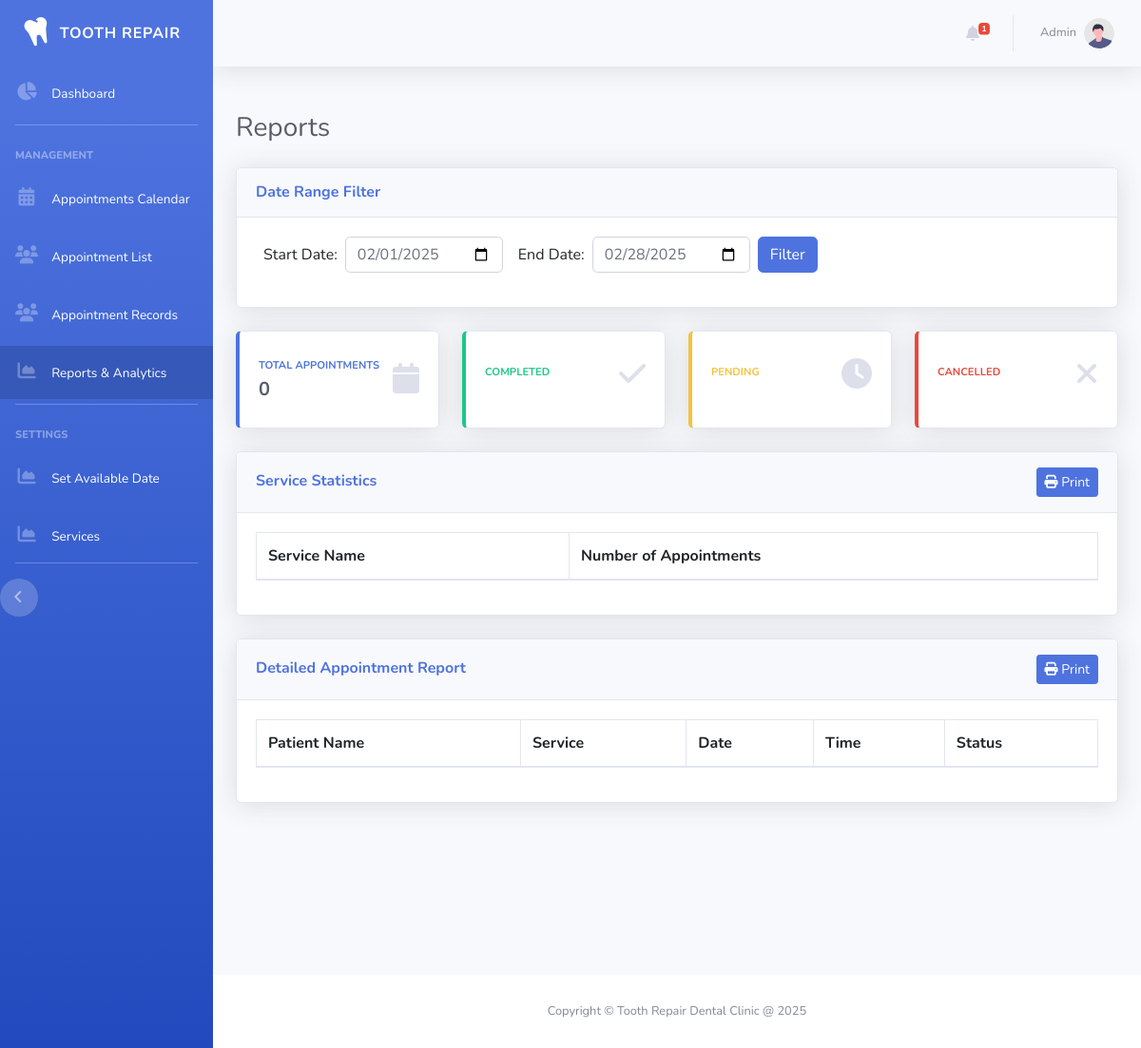
Page /admin/reports.php on the earlier database version.
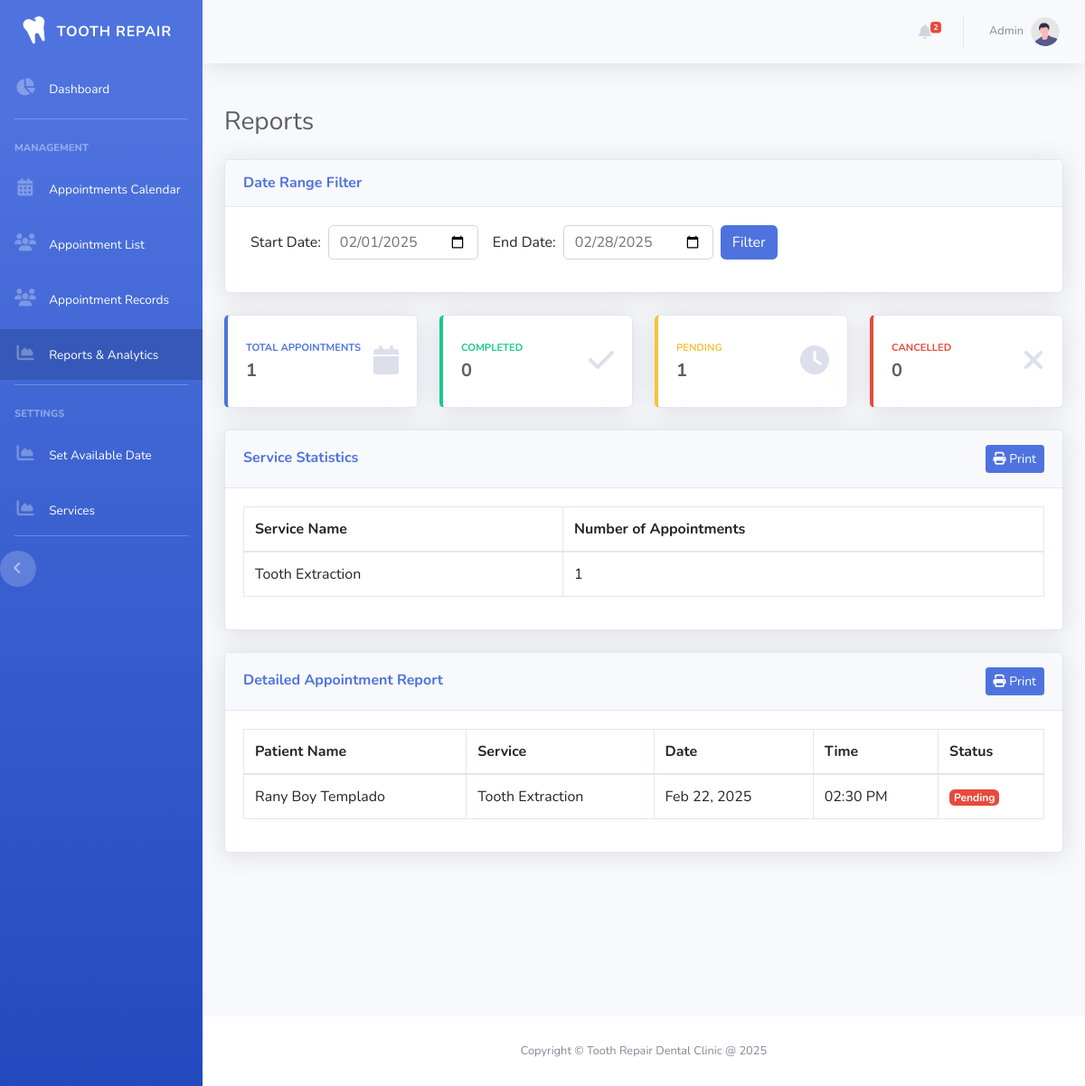
Same page on the later database version.
### tables this page shows
CREATE TABLE `appointments` (
  `appointment_id` int(11) NOT NULL,
  `user_id` int(11) NOT NULL,
  `service_id` int(11) NOT NULL,
  `appointment_date` date NOT NULL,
  `appointment_time` time NOT NULL,
  `status` enum('Pending','Booked','Confirmed','Completed','Cancelled') DEFAULT 'Pending',
  `notes` text DEFAULT NULL,
  `created_at` datetime DEFAULT current_timestamp(),
  `cancel_reason` text DEFAULT NULL,
  `cancelled_at` timestamp NULL DEFAULT NULL
);

CREATE TABLE `users` (
  `user_id` int(11) NOT NULL,
  `fullname` varchar(100) NOT NULL,
  `email` varchar(100) NOT NULL,
  `password` varchar(255) NOT NULL,
  `contact_number` varchar(20) NOT NULL,
  `address` text NOT NULL,
  `created_at` datetime DEFAULT current_timestamp(),
  `reset_token` varchar(64) DEFAULT NULL,
  `reset_expiry` datetime DEFAULT NULL
);

CREATE TABLE `services` (
  `service_id` int(11) NOT NULL,
  `service_name` varchar(100) NOT NULL,
  `description` text DEFAULT NULL,
  `price` decimal(10,2) NOT NULL,
  `image` longblob DEFAULT NULL
);

### admin/reports.php (the view, shortened to what the rows shown need)
<?php
include_once('includes/header.php');
include_once('includes/sidebar.php');
include_once('includes/topbar.php');
include_once('../database/db_connection.php');
$start_date = isset($_GET['start_date']) ? $_GET['start_date'] : date('Y-m-01');
$end_date = isset($_GET['end_date']) ? $_GET['end_date'] : date('Y-m-t');
$appointments_query = "SELECT
    a.appointment_id,
    u.fullname,
    s.service_name,
    a.appointment_date,
    TIME_FORMAT(a.appointment_time, '%h:%i %p') as appointment_time,
    a.status
FROM appointments a
JOIN users u ON a.user_id = u.user_id
JOIN services s ON a.service_id = s.service_id
WHERE a.appointment_date BETWEEN '$start_date' AND '$end_date'
ORDER BY a.appointment_date DESC, a.appointment_time ASC";
$appointments_result = $conn->query($appointments_query);
?>
<!DOCTYPE html>
<html lang="en">
<head>
<link rel="stylesheet" href="https://cdnjs.cloudflare.com/ajax/libs/font-awesome/6.5.1/css/all.min.css">
<link rel="stylesheet" href="https://cdn.jsdelivr.net/npm/sweetalert2@11/dist/sweetalert2.min.css">
<link href="css/sb-admin-2.min.css" rel="stylesheet">
<link rel="stylesheet" href="https://cdn.datatables.net/1.13.7/css/jquery.dataTables.min.css">
<link href="css/sb-admin-2.min.css" rel="stylesheet">
</head>
<body>
    <div class="content-wrapper">
        <div class="container-fluid">
            <div class="d-sm-flex align-items-center justify-content-between mb-4">
                <h1 class="h3 mb-0 text-gray-800">Reports</h1>
            </div>
            <div class="card shadow mb-4">
                <div class="card-body">
                    <div class="table-responsive">
                        <table class="table table-bordered" id="services-table">
                            <thead>
                                <tr>
                                    <th>Service Name</th>
                                    <th>Number of Appointments</th>
                                </tr>
                            </thead>
                        </table>
                    </div>
                </div>
            </div>
            <div class="card shadow mb-4">
                <div class="card-body">
                    <div class="table-responsive">
                        <table class="table table-bordered" id="appointments-table">
                            <thead>
                                <tr>
                                    <th>Patient Name</th>
                                    <th>Service</th>
                                    <th>Date</th>
                                    <th>Time</th>
                                    <th>Status</th>
                                </tr>
                            </thead>
                            <tbody>
                                <?php while($row = $appointments_result->fetch_assoc()): ?>
                                <tr>
                                    <td><?= $row['fullname'] ?></td>
                                    <td><?= $row['service_name'] ?></td>
                                    <td><?= date('M d, Y', strtotime($row['appointment_date'])) ?></td>
                                    <td><?= $row['appointment_time'] ?></td>
                                    <td>
                                        <span class="badge badge-<?=
                                            $row['status'] == 'completed' ? 'success' :
                                            ($row['status'] == 'pending' ? 'warning' : 'danger')
                                        ?>">
                                            <?= ucfirst($row['status']) ?>
                                        </span>
                                    </td>
                                </tr>
                                <?php endwhile; ?>
                            </tbody>
                        </table>
                    </div>
                </div>
            </div>
        </div>
    </div>
<?php include_once('includes/footer.php'); ?>
</body>
</html>

Differences in the rows shown:
added appointments: user.fullname "Rany Boy Templado", service.service_name "Tooth Extraction", appointment_date "Feb 22, 2025", appointment_time "02:30 PM", status "Pending"
Other differences:
$total_notifications: "1" → "2"
$summary['total_appointments']: "0" → "1"
$summary['completed']: (not shown) → "0"
$summary['pending']: (not shown) → "1"
$summary['cancelled']: (not shown) → "0"
new list line: "Tooth Extraction 1"
